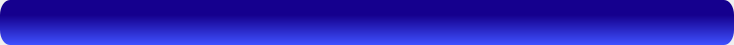
<?xml version="1.0" encoding="UTF-8"?>
<ui version="4.0">
 <class>Translation_box</class>
 <widget class="QMainWindow" name="Translation_box">
  <property name="geometry">
   <rect>
    <x>0</x>
    <y>0</y>
    <width>734</width>
    <height>45</height>
   </rect>
  </property>
  <property name="minimumSize">
   <size>
    <width>734</width>
    <height>45</height>
   </size>
  </property>
  <property name="maximumSize">
   <size>
    <width>734</width>
    <height>45</height>
   </size>
  </property>
  <property name="windowTitle">
   <string>I.T.</string>
  </property>
  <widget class="QWidget" name="centralwidget">
   <widget class="QLabel" name="Show_box">
    <property name="geometry">
     <rect>
      <x>0</x>
      <y>0</y>
      <width>734</width>
      <height>45</height>
     </rect>
    </property>
    <property name="styleSheet">
     <string notr="true">border-radius:10px 15px;
color: rgb(255, 255, 255);
background-color: qlineargradient(spread:repeat, x1:0.505682, y1:0, x2:0.505682, y2:1, stop:0.335227 rgba(21, 0, 142, 255), stop:1 rgba(63, 81, 255, 255));</string>
    </property>
    <property name="text">
     <string/>
    </property>
    <property name="alignment">
     <set>Qt::AlignCenter</set>
    </property>
   </widget>
  </widget>
 </widget>
 <resources/>
 <connections/>
</ui>
